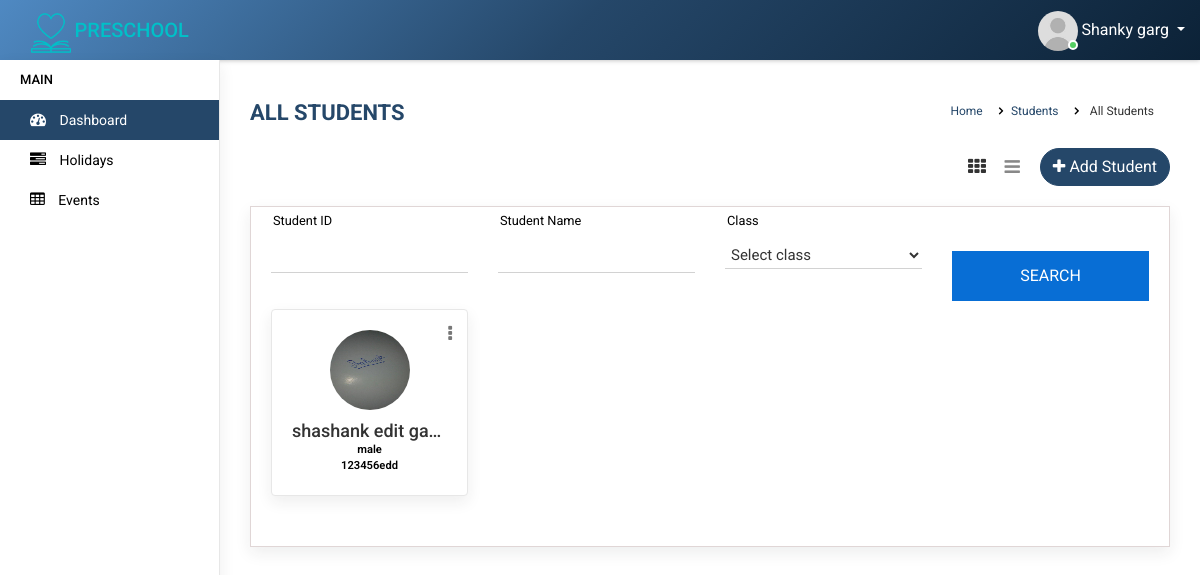
/all-students.php (signed in), run on an earlier commit of the app's database.
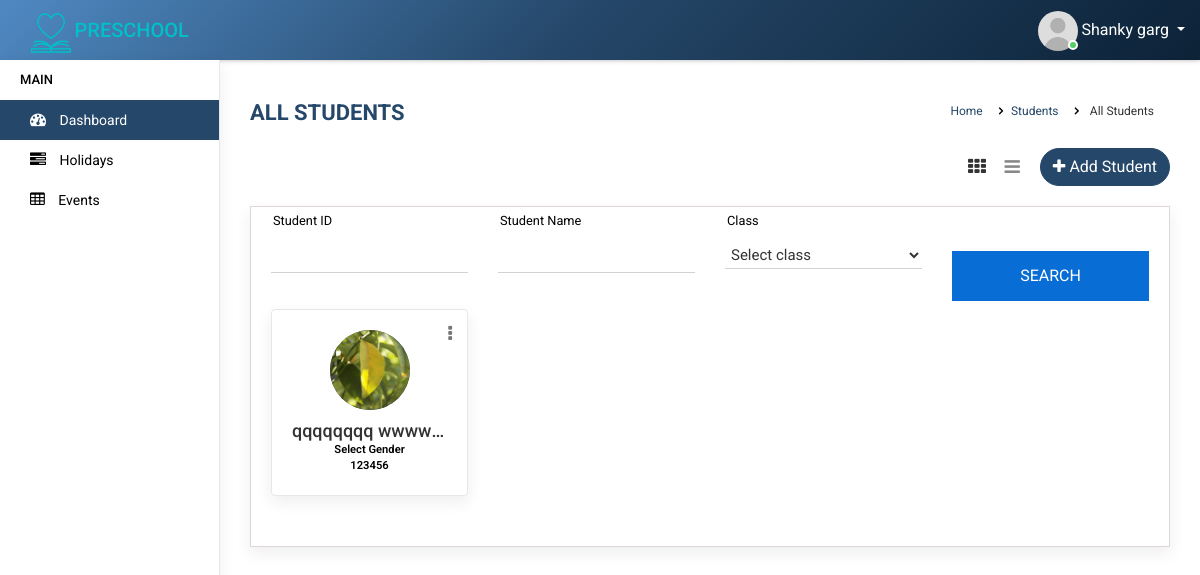
And on a later commit of the database.
### tables this page shows
CREATE TABLE `students` (
  `id` int(11) NOT NULL AUTO_INCREMENT,
  `first_name` varchar(255) DEFAULT NULL,
  `last_name` varchar(200) DEFAULT NULL,
  `email_address` varchar(255) DEFAULT NULL,
  `gender` varchar(100) DEFAULT NULL,
  `dob` varchar(150) DEFAULT NULL,
  `class_id` int(11) DEFAULT NULL,
  `section_id` int(11) DEFAULT NULL,
  `religion` varchar(100) DEFAULT NULL,
  `date_of_joining` varchar(100) DEFAULT NULL,
  `mobile_number` varchar(200) DEFAULT NULL,
  `admission_no` varchar(200) DEFAULT NULL,
  `student_id` varchar(200) DEFAULT NULL,
  `fathers_name` varchar(255) DEFAULT NULL,
  `fathers_occupation` varchar(200) DEFAULT NULL,
  `parents_mobile_number` varchar(255) DEFAULT NULL,
  `present_address` text,
  `mothers_name` varchar(255) DEFAULT NULL,
  `mothers_occupation` varchar(200) DEFAULT NULL,
  `nationality` varchar(200) DEFAULT NULL,
  `permanent_address` text,
  `student_profile_image` text,
  `parents_profile_image` text,
  `createdDate` timestamp NOT NULL DEFAULT CURRENT_TIMESTAMP ON UPDATE CURRENT_TIMESTAMP,
  PRIMARY KEY (`id`)
);

### employee/class/dbclass.php (called while the page is built, shortened)
<?php
class MySQLCN {
    function MySQLCN() {
        $user = DB_USERNAME;
        $pass = DB_PASSWORD;
        $server = DB_SERVER;
        $dbase = DB_DATABASE;
        $conn = mysqli_connect($server, $user, $pass);
        $this->CONN = $conn;
        return true;
    }
    function select($sql = "") {
        $conn = $this->CONN;
        $results = @mysqli_query($conn, $sql);
        $count = 0;
        $data = array();
        while ($row = mysqli_fetch_array($results)) {
            foreach ($row as $key => $value) {
                if (!is_array($value)) {
                    $row[$key] = htmlspecialchars_decode($value, ENT_QUOTES);
                }
            }
            $data[$count] = $row;
            $count++;
        }
        return $data;
    }
}
?>

### employee/class/CommonFunction.php (called while the page is built, shortened)
<?php
class CommonFunction extends MySQLCN {
    function getAllStudents() {
        $fetchList = "SELECT * FROM `students` order by `first_name` asc";
        $fetch_list = $this->select($fetchList);
        return $fetch_list;
    }
}

### all-students.php (the view, shortened to what the changed rows need)
<?php
require_once 'employee/class/dbclass.php';
require_once 'employee/class/CommonFunction.php';
$common_function=new CommonFunction();
$resultAllStudents=$common_function->getAllStudents();
?>
<?php
require_once 'includes/header.php';
?>
        <div class="page-wrapper">
            <div class="content container-fluid">
            <div class="content-page">
                <div class="row staff-grid-row">
                <?php foreach ($resultAllStudents as $key => $value) {
                    if(!empty($value['student_profile_image'])) {
                        $imageData = PROFILE_PIC_IMAGE_PATH . $value['student_profile_image'];
                    } else {
                        $imageData = 'assets/img/user.jpg';
                    }
                ?>
                    <div class="col-md-4 col-sm-6 col-12 col-lg-4 col-xl-3">
                        <div class="profile-widget">
                            <div class="profile-img">
                                <a href="student-profile.php?studentId=<?php echo $value[0]; ?>"><img class="avatar" src="<?php echo $imageData; ?>" alt=""></a>
                            </div>
                            <div class="dropdown profile-action">
                                <a href="#" class="action-icon dropdown-toggle" data-toggle="dropdown" aria-expanded="false"><i class="fa fa-ellipsis-v"></i></a>
                            </div>
                            <h4 class="user-name m-t-10 m-b-0 text-ellipsis"><a href="profile.html"><?php echo $value['first_name'].' '.$value['last_name']; ?></a></h4>
                            <div class="small text-muted"><?php echo $value['gender']; ?></div>
                            <div class="small text-muted"><?php
                                echo $value['admission_no'];
                            ?></div>
                        </div>
                    </div>
                    <?php } ?>
                </div>
                </div>
            </div>
			</div>
        </div>
    <?php require_once 'includes/footer.php'; ?>

What changed in the data, as far as the page shows it:
removed students: student_profile_image (picture), first_name "shashank edit", last_name "ga…", gender "male", admission_no "123456edd"
added students: student_profile_image (picture), first_name "qqqqqqqq", last_name "wwww…", gender "Select Gender", admission_no "123456"
